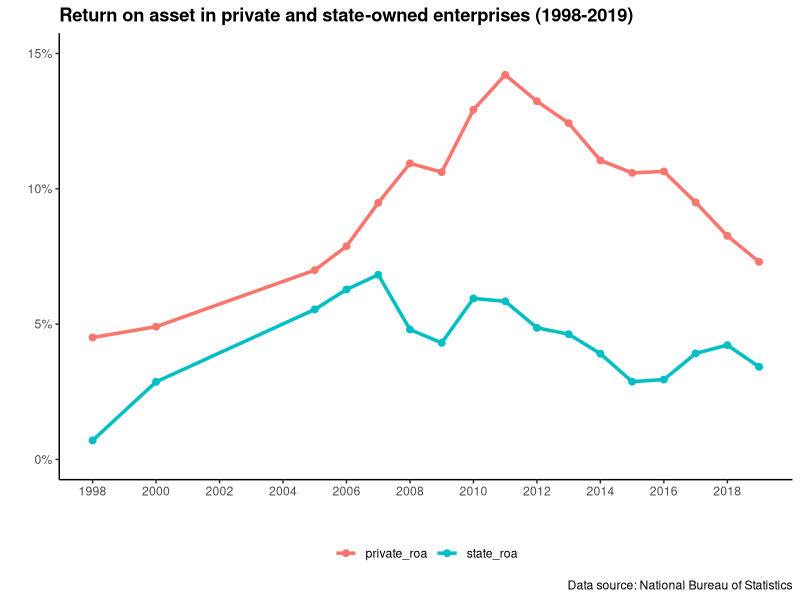
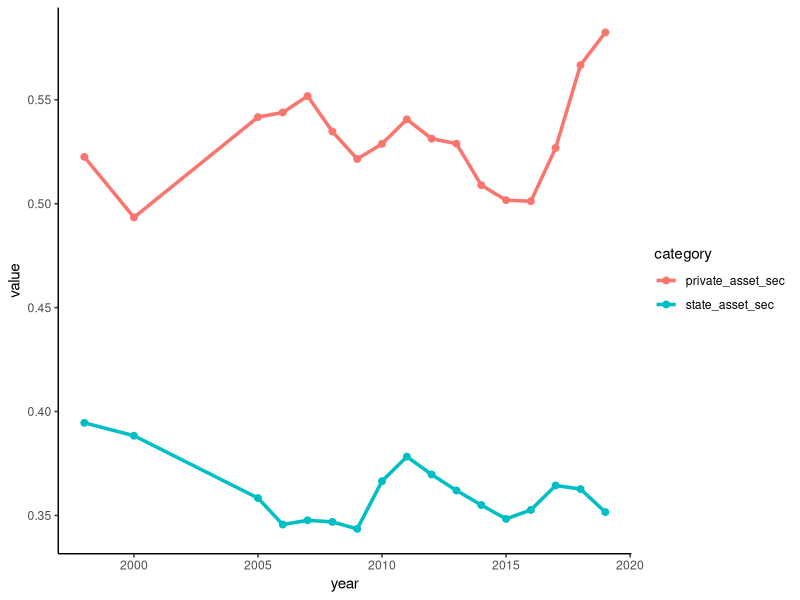
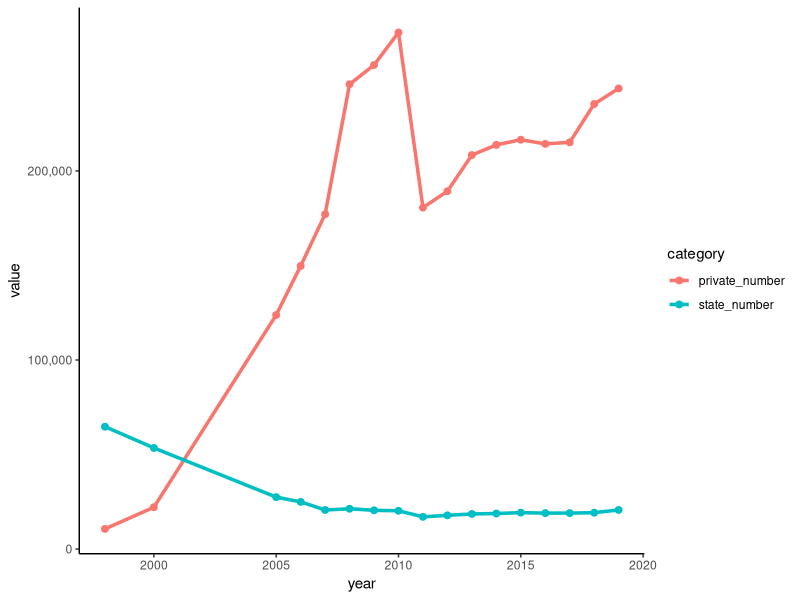
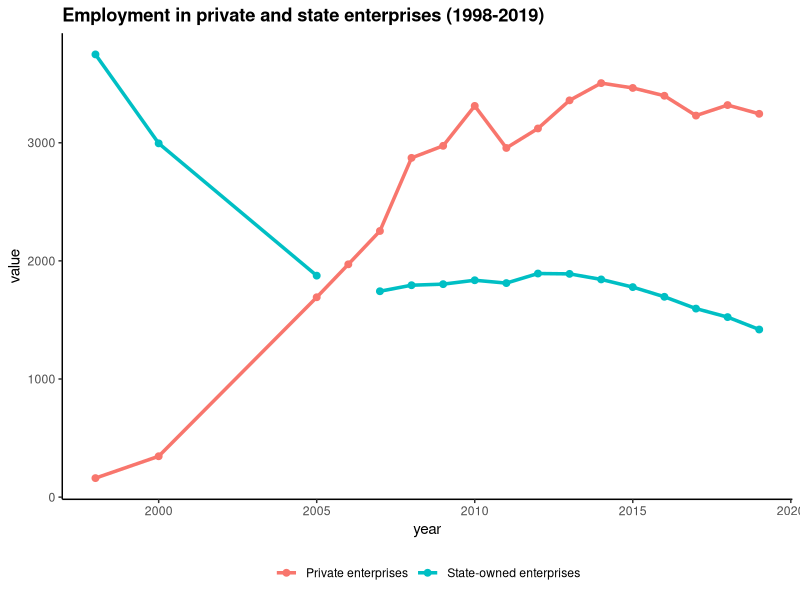

R code for these plots, in order:
## ---- chunk 1
knitr::opts_chunk$set(echo = TRUE)
## ---- chunk 2
library(tidyverse)
library(readxl)
library(scales)

china_enterprises_raw <- read_excel("china_enterprises.xlsx")

## ---- chunk 3
theme_set(theme_classic())

china_enterprises_raw %>% 
  mutate(state_roa = state_total_profits / state_total_assets, 
         private_roa = private_total_profits / private_total_assets) %>% 
  select(year, state_roa, private_roa) %>% 
  pivot_longer(cols = state_roa : private_roa, names_to = "category") %>% 
  ggplot(aes(year, value, color = category)) +
  geom_point(size = 2) +
  geom_line(size = 1.2) +
  scale_x_continuous(limits = c(1998, 2019), 
                     breaks = seq(1998, 2019, 2)) +
  scale_y_continuous(labels = percent_format(), 
                     limits = c(0, .15)) +
  labs(title = "Return on asset in private and state-owned enterprises (1998-2019)", 
       x = " ", 
       y = " ", 
       caption = "Data source: National Bureau of Statistics") +
  theme(legend.position = "bottom", 
        legend.title = element_blank(), 
        plot.title = element_text(face = "bold"))
## ---- chunk 4
china_enterprises_raw %>% 
  mutate(state_asset_sec = state_current_assets / state_total_assets, 
         private_asset_sec = private_current_assets / private_total_assets) %>% 
  select(year, state_asset_sec, private_asset_sec) %>% 
  pivot_longer(cols = state_asset_sec : private_asset_sec, names_to = "category") %>% 
  ggplot(aes(year, value, color = category)) +
  geom_point(size = 2) +
  geom_line(size = 1.2)
## ---- chunk 5
china_enterprises_raw %>% 
  select(year, state_number, private_number) %>% 
  pivot_longer(cols = state_number : private_number, names_to = "category") %>% 
  ggplot(aes(year, value, color = category)) +
  geom_point(size = 2) +
  geom_line(size = 1.2) +
  scale_y_continuous(labels = comma)
## ---- chunk 6
china_enterprises_raw %>% 
  select(year, state_employment, private_employment) %>% 
  pivot_longer(cols = state_employment : private_employment, names_to = "category") %>% 
  mutate(category = fct_recode(category, "Private enterprises" = "private_employment", 
                               "State-owned enterprises" = "state_employment")) %>% 
  ggplot(aes(year, value, color = category)) +
  geom_point(size = 2) +
  geom_line(size = 1.2) +
  labs(title = "Employment in private and state enterprises (1998-2019)") +
  theme(legend.position = "bottom", 
        legend.title = element_blank(), 
        plot.title = element_text(face = "bold"))
